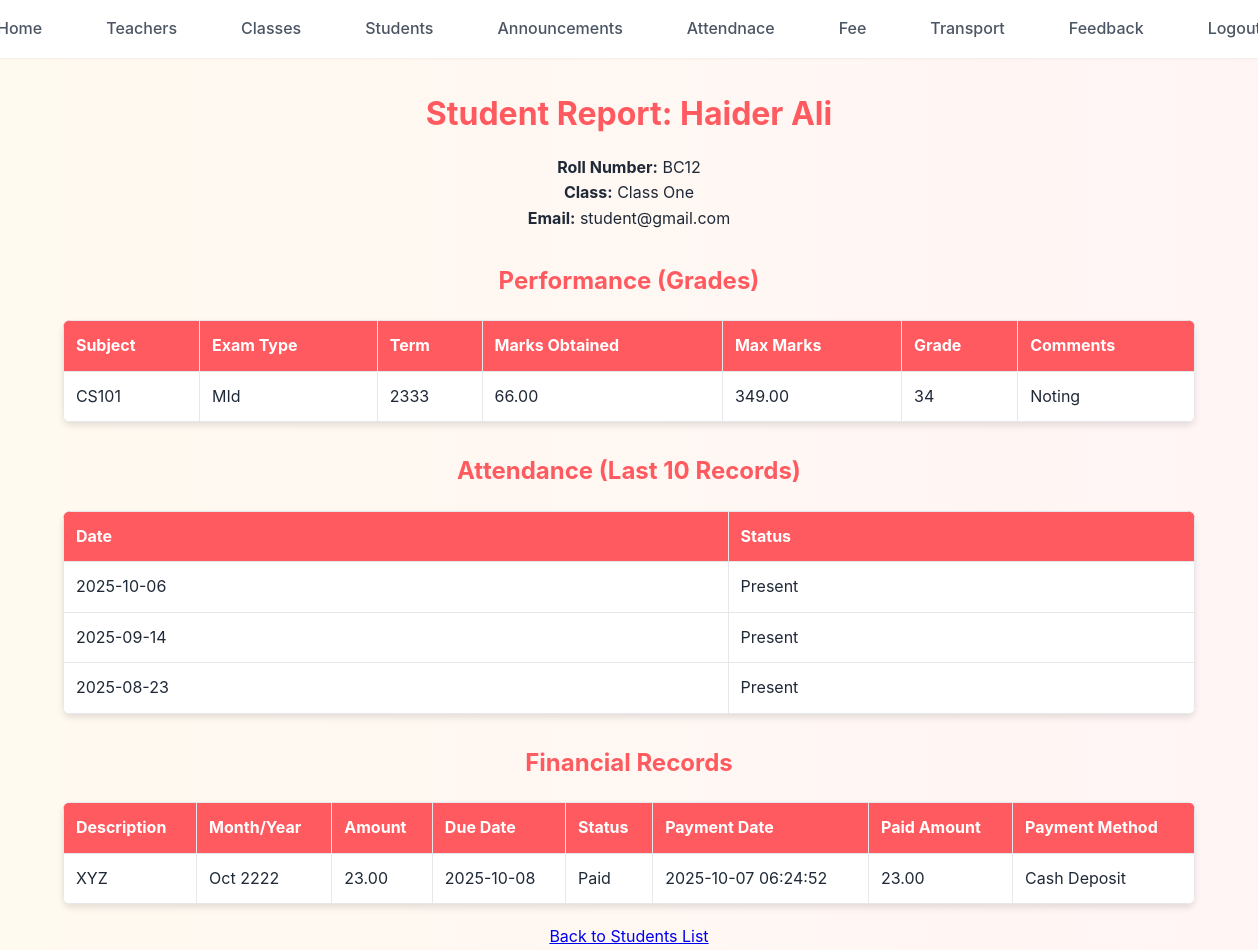
The page /admin/student_report.php?id=1 (signed in) on the database its author committed.
### tables this page shows
CREATE TABLE `students` (
  `student_id` int(11) NOT NULL,
  `username` varchar(50) NOT NULL,
  `password` varchar(255) NOT NULL,
  `email` varchar(100) NOT NULL,
  `first_name` varchar(50) NOT NULL,
  `last_name` varchar(50) NOT NULL,
  `roll_number` varchar(20) NOT NULL,
  `class_id` int(11) DEFAULT NULL,
  `date_of_birth` date DEFAULT NULL,
  `phone_number` varchar(15) DEFAULT NULL,
  `created_at` timestamp NOT NULL DEFAULT current_timestamp(),
  `updated_at` timestamp NOT NULL DEFAULT current_timestamp() ON UPDATE current_timestamp()
);

CREATE TABLE `classes` (
  `class_id` int(11) NOT NULL,
  `class_name` varchar(50) NOT NULL,
  `teacher_id` int(11) DEFAULT NULL
);

CREATE TABLE `grades` (
  `grade_id` int(11) NOT NULL,
  `student_id` int(11) NOT NULL,
  `subject_id` int(11) NOT NULL,
  `class_id` int(11) NOT NULL,
  `exam_type` varchar(50) NOT NULL,
  `term` varchar(50) NOT NULL,
  `marks_obtained` decimal(5,2) NOT NULL,
  `max_marks` decimal(5,2) NOT NULL,
  `grade` varchar(5) DEFAULT NULL,
  `comments` text DEFAULT NULL,
  `entered_by` int(11) NOT NULL,
  `entered_at` timestamp NOT NULL DEFAULT current_timestamp()
);

CREATE TABLE `subjects` (
  `subject_id` int(11) NOT NULL,
  `subject_name` varchar(100) NOT NULL,
  `class_id` int(11) NOT NULL,
  `teacher_id` int(11) DEFAULT NULL
);

CREATE TABLE `attendance` (
  `attendance_id` int(11) NOT NULL,
  `student_id` int(11) NOT NULL,
  `class_id` int(11) NOT NULL,
  `date` date NOT NULL,
  `status` enum('Present','Absent','Late') NOT NULL,
  `marked_by` int(11) NOT NULL,
  `created_at` timestamp NOT NULL DEFAULT current_timestamp()
);

CREATE TABLE `payments` (
  `payment_id` int(11) NOT NULL,
  `voucher_id` int(11) NOT NULL,
  `paid_amount` decimal(10,2) NOT NULL,
  `payment_date` timestamp NOT NULL DEFAULT current_timestamp(),
  `method` varchar(50) NOT NULL,
  `voucher_image` varchar(255) DEFAULT NULL
);

CREATE TABLE `fee_vouchers` (
  `voucher_id` int(11) NOT NULL,
  `description` text NOT NULL,
  `month_year` varchar(20) NOT NULL,
  `student_id` int(11) NOT NULL,
  `amount` decimal(10,2) NOT NULL,
  `due_date` date NOT NULL,
  `status` enum('Pending','Paid','Overdue') DEFAULT 'Pending',
  `generated_at` timestamp NOT NULL DEFAULT current_timestamp()
);

### admin/student_report.php (the view, shortened to what this page needs)
<?php
include "config.php";
$student_id = isset($_GET['id']) ? intval($_GET['id']) : 0;
$student_query = "SELECT s.*, c.class_name
                 FROM Students s
                 LEFT JOIN Classes c ON s.class_id = c.class_id
                 WHERE s.student_id = ?";
$stmt = mysqli_prepare($conn, $student_query);
mysqli_stmt_bind_param($stmt, "i", $student_id);
mysqli_stmt_execute($stmt);
$student_result = mysqli_stmt_get_result($stmt);
$student = mysqli_fetch_assoc($student_result);
$grades_query = "SELECT g.*, s.subject_name
                 FROM grades g
                 LEFT JOIN subjects s ON g.subject_id = s.subject_id
                 WHERE g.student_id = ?
                 ORDER BY g.entered_at DESC";
$stmt = mysqli_prepare($conn, $grades_query);
mysqli_stmt_bind_param($stmt, "i", $student_id);
mysqli_stmt_execute($stmt);
$grades_result = mysqli_stmt_get_result($stmt);
$grades = mysqli_fetch_all($grades_result, MYSQLI_ASSOC);
$attendance_query = "SELECT date, status
                    FROM attendance
                    WHERE student_id = ?
                    ORDER BY date DESC
                    LIMIT 10";
$stmt = mysqli_prepare($conn, $attendance_query);
mysqli_stmt_bind_param($stmt, "i", $student_id);
mysqli_stmt_execute($stmt);
$attendance_result = mysqli_stmt_get_result($stmt);
$attendance = mysqli_fetch_all($attendance_result, MYSQLI_ASSOC);
$financial_query = "SELECT fv.*, p.payment_date, p.paid_amount, p.method
                   FROM fee_vouchers fv
                   LEFT JOIN payments p ON fv.voucher_id = p.voucher_id
                   WHERE fv.student_id = ?
                   ORDER BY fv.generated_at DESC";
$stmt = mysqli_prepare($conn, $financial_query);
mysqli_stmt_bind_param($stmt, "i", $student_id);
mysqli_stmt_execute($stmt);
$financial_result = mysqli_stmt_get_result($stmt);
$financials = mysqli_fetch_all($financial_result, MYSQLI_ASSOC);
?>
<!DOCTYPE html>
<html lang="en">
<head>
    <link rel="stylesheet" href="../CSS/style.css">
   </head>
<body>
<?php include('navbar.php'); ?>
<div style="text-align: center;">
    <h2>Student Report: <?php echo htmlspecialchars($student['first_name'] . " " . $student['last_name']); ?></h2>
    <p><strong>Roll Number:</strong> <?php echo htmlspecialchars($student['roll_number']); ?></p>
    <p><strong>Class:</strong> <?php echo $student['class_name'] ? htmlspecialchars($student['class_name']) : "None"; ?></p>
    <p><strong>Email:</strong> <?php echo htmlspecialchars($student['email']); ?></p>
    <div class="report-section">
        <h3>Performance (Grades)</h3>
        <?php if (count($grades) > 0): ?>
            <table>
                <tr>
                    <th>Subject</th>
                    <th>Exam Type</th>
                    <th>Term</th>
                    <th>Marks Obtained</th>
                    <th>Max Marks</th>
                    <th>Grade</th>
                    <th>Comments</th>
                </tr>
                <?php foreach ($grades as $grade): ?>
                    <tr>
                        <td><?php echo htmlspecialchars($grade['subject_name'] ?? 'N/A'); ?></td>
                        <td><?php echo htmlspecialchars($grade['exam_type']); ?></td>
                        <td><?php echo htmlspecialchars($grade['term']); ?></td>
                        <td><?php echo htmlspecialchars($grade['marks_obtained']); ?></td>
                        <td><?php echo htmlspecialchars($grade['max_marks']); ?></td>
                        <td><?php echo htmlspecialchars($grade['grade'] ?? 'N/A'); ?></td>
                        <td><?php echo htmlspecialchars($grade['comments'] ?? 'N/A'); ?></td>
                    </tr>
                <?php endforeach; ?>
            </table>
        <?php else: ?>
            <p>No grades recorded.</p>
        <?php endif; ?>
    </div>
    <div class="report-section">
        <h3>Attendance (Last 10 Records)</h3>
        <?php if (count($attendance) > 0): ?>
            <table>
                <tr>
                    <th>Date</th>
                    <th>Status</th>
                </tr>
                <?php foreach ($attendance as $record): ?>
                    <tr>
                        <td><?php echo htmlspecialchars($record['date']); ?></td>
                        <td><?php echo htmlspecialchars($record['status']); ?></td>
                    </tr>
                <?php endforeach; ?>
            </table>
        <?php else: ?>
            <p>No attendance records found.</p>
        <?php endif; ?>
    </div>
    <div class="report-section">
        <h3>Financial Records</h3>
        <?php if (count($financials) > 0): ?>
            <table>
                <tr>
                    <th>Description</th>
                    <th>Month/Year</th>
                    <th>Amount</th>
                    <th>Due Date</th>
                    <th>Status</th>
                    <th>Payment Date</th>
                    <th>Paid Amount</th>
                    <th>Payment Method</th>
                </tr>
                <?php foreach ($financials as $financial): ?>
                    <tr>
                        <td><?php echo htmlspecialchars($financial['description']); ?></td>
                        <td><?php echo htmlspecialchars($financial['month_year']); ?></td>
                        <td><?php echo htmlspecialchars($financial['amount']); ?></td>
                        <td><?php echo htmlspecialchars($financial['due_date']); ?></td>
                        <td><?php echo htmlspecialchars($financial['status']); ?></td>
                        <td><?php echo $financial['payment_date'] ? htmlspecialchars($financial['payment_date']) : 'N/A'; ?></td>
                        <td><?php echo $financial['paid_amount'] ? htmlspecialchars($financial['paid_amount']) : 'N/A'; ?></td>
                        <td><?php echo $financial['method'] ? htmlspecialchars($financial['method']) : 'N/A'; ?></td>
                    </tr>
                <?php endforeach; ?>
            </table>
        <?php else: ?>
            <p>No financial records found.</p>
        <?php endif; ?>
    </div>
    <a href="view_student.php">Back to Students List</a>
</div>
</body>
</html>

### CSS/style.css (style rules this page uses)
:root { --primary-color: #ff5a5f; --primary-hover: #e14d52; --secondary-color: #ffcc00; --secondary-hover: #e6b800; --text-primary: #1f2937; --text-secondary: #4b5563; --bg-primary: #ffffff; --bg-secondary: #fdf2f2; --border-color: #e5e7eb; --shadow-sm: 0 1px 2px rgba(0, 0, 0, 0.05); --shadow-md: 0 4px 6px rgba(0, 0, 0, 0.1); --shadow-lg: 0 10px 15px rgba(0, 0, 0, 0.15); }
* { margin: 0; padding: 0; box-sizing: border-box; }
body { font-family: 'Inter', sans-serif; background: linear-gradient(to right, #fffaf0, #fff5f5); color: var(--text-primary); line-height: 1.6; }
h1, h2, h3, h4, h5, h6 { margin-top: 30px; font-weight: 700; text-align: center; margin-bottom: 1rem; color: var(--primary-color); }
h2 { font-size: 2rem; }
h3 { font-size: 1.5rem; }
table { width: 90%; margin: 20px auto; border-collapse: collapse; background: var(--bg-primary); box-shadow: var(--shadow-md); border-radius: 8px; overflow: hidden; }
th, td { padding: 12px; border: 1px solid var(--border-color); text-align: left; }
th { background: var(--primary-color); color: white; }

### rows shown on the page
students: first_name+last_name "Haider Ali", roll_number "BC12", class.class_name "Class One", email "student@gmail.com"
grades: subject.subject_name "CS101", exam_type "MId", term "2333", marks_obtained "66.00", max_marks "349.00", grade "34", comments "Noting"
attendance: date "2025-10-06", status "Present"
attendance: date "2025-09-14", status "Present"
attendance: date "2025-08-23", status "Present"
payments: voucher.description "XYZ", voucher.month_year "Oct 2222", voucher.amount "23.00", voucher.due_date "2025-10-08", voucher.status "Paid", payment_date "2025-10-07 06:24:52", paid_amount "23.00", method "Cash Deposit"
